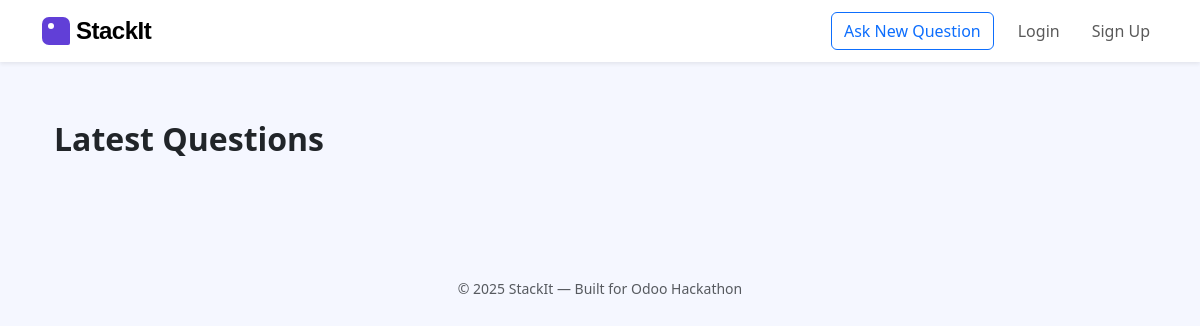
The app's page /accounts/, older data.
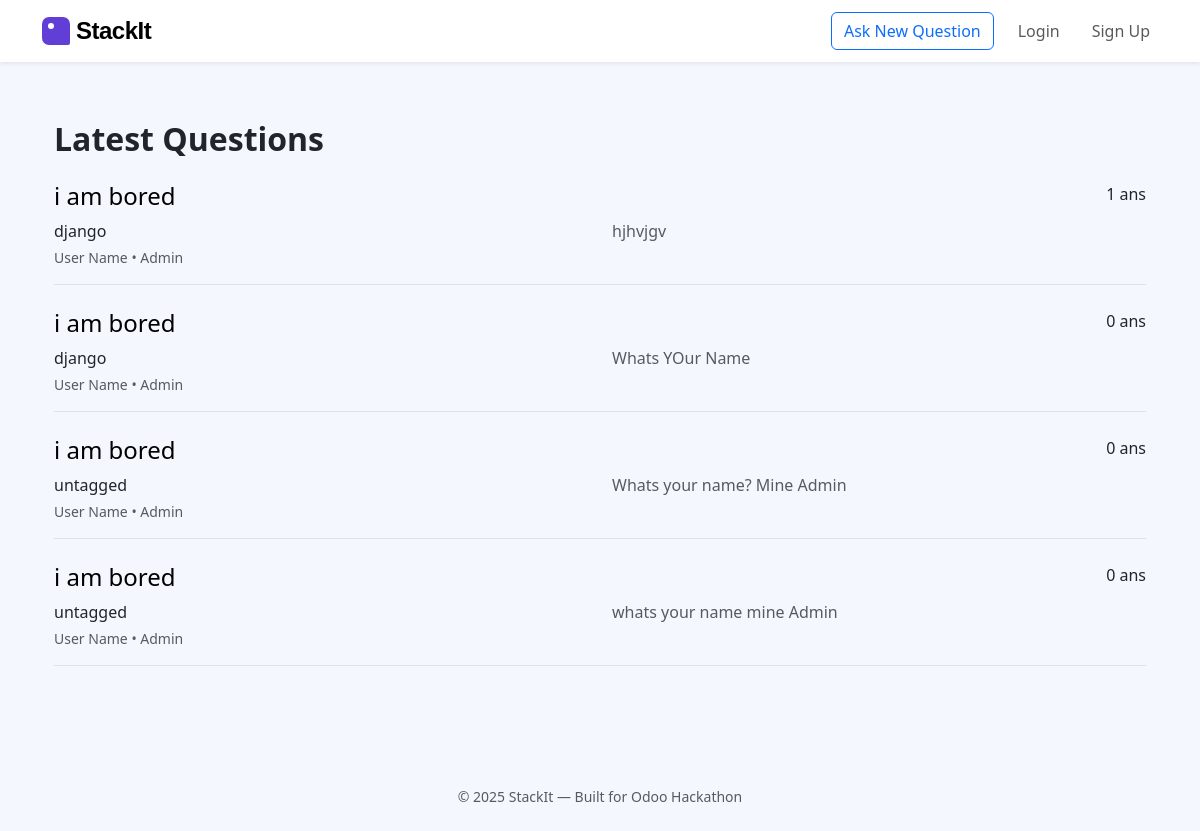
The same page, newer data.
### core/models.py (models this page shows, shortened)
class Question(models.Model):
    user = models.ForeignKey(settings.AUTH_USER_MODEL, on_delete=models.CASCADE)
    title = models.CharField(max_length=200)
    description = CKEditor5Field(config_name='default', blank=True, null=True)
    tags = models.ManyToManyField(Tag, related_name='questions')
    created_at = models.DateTimeField(auto_now_add=True)
    updated_at = models.DateTimeField(auto_now=True)

class Tag(models.Model):
    name = models.CharField(max_length=30, unique=True)

### accounts/models.py (models this page shows)
class CustomUser(AbstractUser):
    ROLE_CHOICES = (
        ('user', 'User'),
        ('admin', 'Admin'),
    )
    role = models.CharField(max_length=10, choices=ROLE_CHOICES, default='user')

### core/views.py (the view)
# urls.py: path('', views.home, name='home'),
def home(request):
    questions = Question.objects.all().order_by('-created_at')
    return render(request, 'core/question_list.html', {'questions': questions})

### core/context_processors.py (called while the page is built, shortened)
def notification_context(request):
    return {}

### templates/core/question_list.html (shortened to what this page needs)
{% extends 'base.html' %}
{% load static %}
{% block content %}
<div class="container py-4">
  <h2 class="fw-semibold mb-4">Latest Questions</h2>
  {% for q in questions %}
  <div class="question-row border-bottom pb-3 mb-4">
    <div class="d-flex justify-content-between align-items-start mb-1">
      <h4 class="mb-1">
        <a href="{% url 'question_detail' q.pk %}" class="question-title " style="color: #000000 !important; text-decoration: none;">
          {{ q.title }}
        </a>
      </h4>
      <div class="answer-badge text-center">
        {{ q.answers.count }} ans
      </div>
    </div>
    <div class="row mb-1">
      <div class="col-md-6 col-sm-12 d-flex flex-wrap gap-1">
        {% for tag in q.tags.all %}
          <span class="chip">{{ tag.name }}</span>
        {% empty %}
          <span class="chip chip--empty">untagged</span>
        {% endfor %}
      </div>
      <div class="col-md-6 col-sm-12 text-muted description-snippet">
        {{ q.description|truncatewords:35|striptags }}
      </div>
    </div>
    <div class="row">
      <div class="col text-muted small">
        User Name • {{ q.user.username }}
      </div>
    </div>
  </div>
{% endfor %}
</div>
{% endblock %}

### templates/base.html (shortened to what this page needs)
<!DOCTYPE html>
<html lang="en">
<head>
  <link href="https://cdn.jsdelivr.net/npm/bootstrap@5.3.2/dist/css/bootstrap.min.css" rel="stylesheet" />
  <link href="https://cdn.jsdelivr.net/npm/bootstrap-icons@1.10.5/font/bootstrap-icons.css" rel="stylesheet" />
</head>
<body>
  <nav class="navbar navbar-expand-lg navbar-light bg-white shadow-sm fixed-top">
    <div class="container">
      <a class="navbar-brand d-flex align-items-center" href="/">
        <span class="stackit-logo"></span> StackIt
      </a>
      <div class="collapse navbar-collapse" id="navMenu">
        <ul class="navbar-nav ms-auto mb-2 mb-lg-0 align-items-lg-center gap-lg-3">
          <li class="nav-item">
            <a class="btn btn-outline-primary" href="/ask">Ask New Question</a>
          </li>
          {% if user.is_authenticated %}
          <li class="nav-item dropdown">
            <a class="nav-link position-relative" href="#" id="notificationDropdown" role="button" data-bs-toggle="dropdown">
              🔔
              {% if unread_notification_count > 0 %}
                <span class="position-absolute top-0 start-100 translate-middle badge rounded-pill bg-danger">
                  {{ unread_notification_count }}
                </span>
              {% endif %}
            </a>
            <ul class="dropdown-menu dropdown-menu-end" aria-labelledby="notificationDropdown">
              {% if notifications %}
                {% for note in notifications %}
                  <li>
                    <a class="dropdown-item{% if not note.is_read %} fw-bold{% endif %}" href="{{ note.url }}">
                      {{ note.message }}
                    </a>
                  </li>
                {% endfor %}
              {% else %}
                <li><span class="dropdown-item text-muted">No notifications</span></li>
              {% endif %}
            </ul>
          </li>
          <li class="nav-item">
            <a class="nav-link" href="#">Hi, {{ user.username }}</a>
          </li>
          <li class="nav-item">
            <a class="nav-link" href="{% url 'logout' %}">Logout</a>
          </li>
          {% else %}
          <li class="nav-item">
            <a class="nav-link" href="{% url 'login' %}">Login</a>
          </li>
          <li class="nav-item">
            <a class="nav-link" href="{% url 'signup' %}">Sign Up</a>
          </li>
          {% endif %}
        </ul>
      </div>
    </div>
  </nav>
  <main class="container" style="padding-top: 6rem;">
    {% block content %}{% endblock %}
  </main>
  <footer class="text-center py-4 small text-muted mt-5">
    &copy; {{ year|default:2025 }} StackIt — Built for Odoo Hackathon
  </footer>
</body>
</html>

### templates/base.html (style rules this page uses)
:root { --stackit-primary: #613fd7; --stackit-secondary: #f5f7ff; }
body { background: var(--stackit-secondary); }
.navbar-brand { font-family: "Poppins", sans-serif; font-weight: 700; font-size: 1.5rem; letter-spacing: -0.5px; }
.stackit-logo { display: inline-block; width: 28px; height: 28px; margin-right: 6px; background: var(--stackit-primary); border-radius: 7px 7px 2px 7px; position: relative; }
.stackit-logo::after { content: ""; position: absolute; top: 6px; left: 6px; width: 6px; height: 6px; border-radius: 50%; background: #fff; }

Row changes from the older to the newer data that the page shows:
added Question: title "i am bored", answers.count "1", description "hjhvjgv", user.username "Admin"
added Tag: name "django"
added Question: title "i am bored", answers.count "0", description "Whats YOur Name", user.username "Admin"
added Question: title "i am bored", answers.count "0", description "Whats your name? Mine Admin", user.username "Admin"
added Question: title "i am bored", answers.count "0", description "whats your name mine Admin", user.username "Admin"
